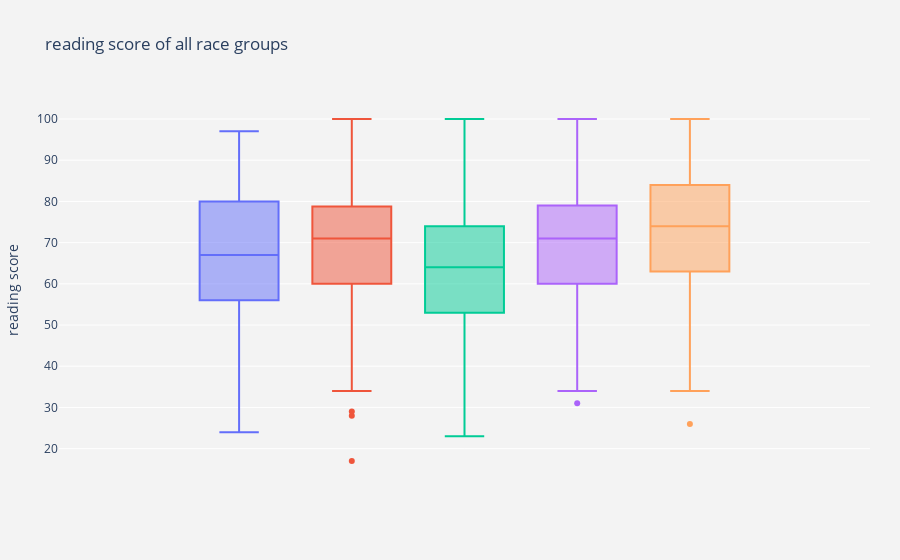

Notebook code for this chart:
### Markdown cell above
regarding the math scores, the group E is the highest one, followed by D, C, B, and lastly A

### Code cell
fig = px.box(df, y='reading score',color="race/ethnicity",
        
        title="reading score of all race groups",)

fig.update_layout(
    
    yaxis=dict(
        autorange=True,
        showgrid=True,
        zeroline=True,

        gridcolor='rgb(255, 255, 255)',
        gridwidth=1,
        zerolinecolor='rgb(255, 255, 255)',
        zerolinewidth=2,
    ),
    margin=dict(
        l=40,
        r=30,
        b=80,
        t=100,
    ),
    paper_bgcolor='rgb(243, 243, 243)',
    plot_bgcolor='rgb(243, 243, 243)',
    showlegend=False
)

### Figure 1 — Plotly figure (JSON) as saved in the notebook; plotly's stock layout.template omitted (floating-point values rounded to 4 significant figures; data arrays with more than 128 entries replaced by an {"elided": "..."} marker saying what was removed)
{"data": [{"alignmentgroup": "True", "hovertemplate": "race/ethnicity=group B<br>reading score=%{y}<extra></extra>", "legendgroup": "group B", "marker": {"color": "#636efa"}, "name": "group B", "notched": false, "offsetgroup": "group B", "orientation": "v", "showlegend": true, "type": "box", "x0": " ", "xaxis": "x", "y": {"elided": "190 int values"}, "y0": " ", "yaxis": "y"}, {"alignmentgroup": "True", "hovertemplate": "race/ethnicity=group C<br>reading score=%{y}<extra></extra>", "legendgroup": "group C", "marker": {"color": "#EF553B"}, "name": "group C", "notched": false, "offsetgroup": "group C", "orientation": "v", "showlegend": true, "type": "box", "x0": " ", "xaxis": "x", "y": {"elided": "319 int values"}, "y0": " ", "yaxis": "y"}, {"alignmentgroup": "True", "hovertemplate": "race/ethnicity=group A<br>reading score=%{y}<extra></extra>", "legendgroup": "group A", "marker": {"color": "#00cc96"}, "name": "group A", "notched": false, "offsetgroup": "group A", "orientation": "v", "showlegend": true, "type": "box", "x0": " ", "xaxis": "x", "y": [57, 72, 53, 74, 65, 39, 61, 51, 78, 47, 70, 53, 49, 43, 67, 67, 73, 72, 49, 41, 78, 67, 23, 61, 58, 64, 83, 64, 43, 45, 43, 65, 85, 59, 59, 73, 82, 58, 67, 88, 52, 82, 85, 70, 50, 92, 100, 96, 55, 51, 73, 66, 62, 54, 93, 96, 74, 80, 70, 58, 72, 84, 72, 46, 57, 60, 79, 81, 31, 47, 59, 90, 60, 60, 82, 68, 67, 48, 84, 57, 62, 58, 68, 50, 63, 87, 51, 45, 63], "y0": " ", "yaxis": "y"}, {"alignmentgroup": "True", "hovertemplate": "race/ethnicity=group D<br>reading score=%{y}<extra></extra>", "legendgroup": "group D", "marker": {"color": "#ab63fa"}, "name": "group D", "notched": false, "offsetgroup": "group D", "orientation": "v", "showlegend": true, "type": "box", "x0": " ", "xaxis": "x", "y": {"elided": "262 int values"}, "y0": " ", "yaxis": "y"}, {"alignmentgroup": "True", "hovertemplate": "race/ethnicity=group E<br>reading score=%{y}<extra></extra>", "legendgroup": "group E", "marker": {"color": "#FFA15A"}, "name": "group E", "notched": false, "offsetgroup": "group E", "orientation": "v", "showlegend": true, "type": "box", "x0": " ", "xaxis": "x", "y": {"elided": "140 int values"}, "y0": " ", "yaxis": "y"}], "layout": {"boxmode": "group", "legend": {"title": {"text": "race/ethnicity"}, "tracegroupgap": 0}, "margin": {"b": 80, "l": 40, "r": 30, "t": 100}, "paper_bgcolor": "rgb(243, 243, 243)", "plot_bgcolor": "rgb(243, 243, 243)", "showlegend": false, "title": {"text": "reading score of all race groups"}, "xaxis": {"anchor": "y", "domain": [0, 1]}, "yaxis": {"anchor": "x", "autorange": true, "domain": [0, 1], "gridcolor": "rgb(255, 255, 255)", "gridwidth": 1, "showgrid": true, "title": {"text": "reading score"}, "zeroline": true, "zerolinecolor": "rgb(255, 255, 255)", "zerolinewidth": 2}}}
